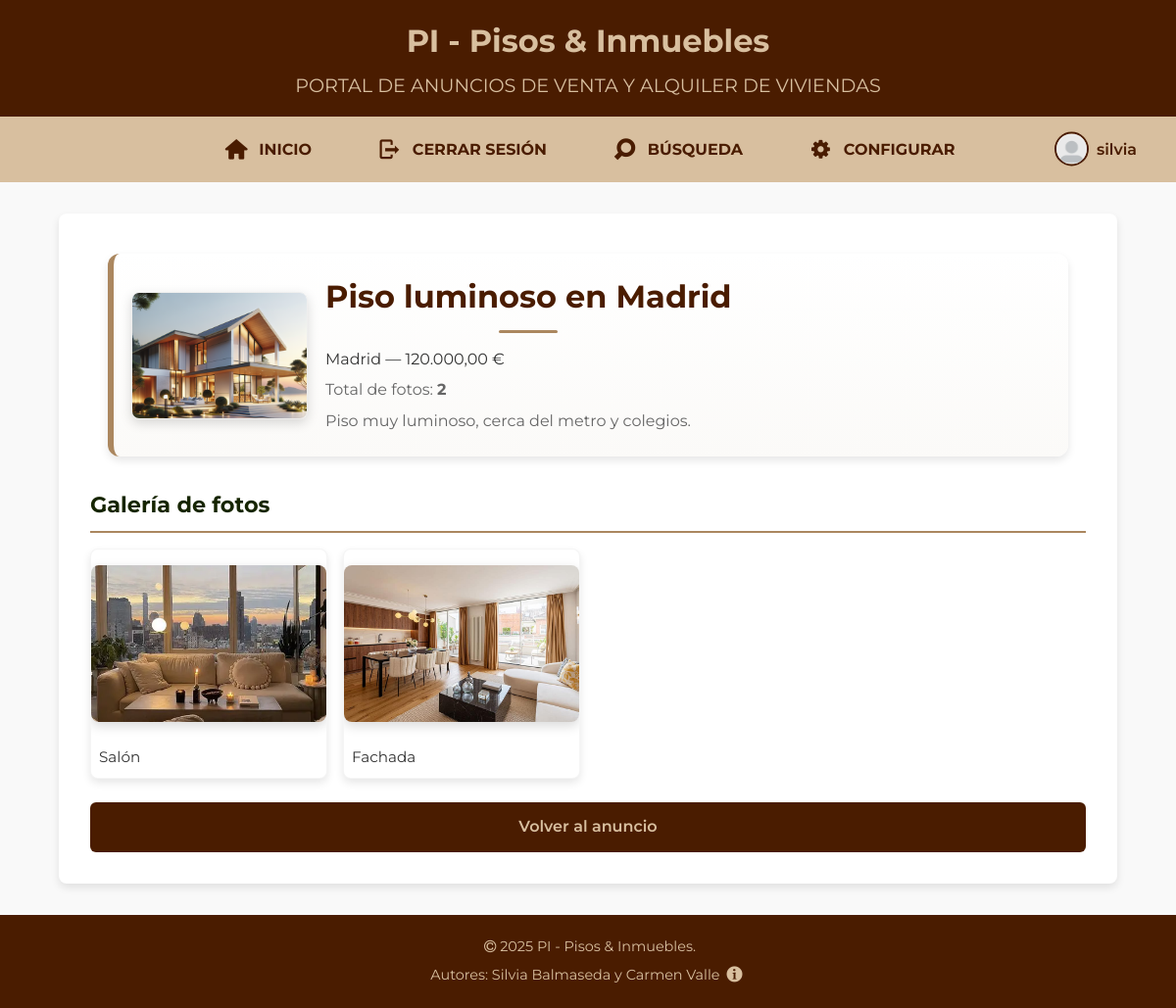
The page /ver_fotos.php?id=2001 (signed in) on the database its author committed.
### tables this page shows
CREATE TABLE `anuncios` (
  `IdAnuncio` int(11) NOT NULL,
  `TAnuncio` smallint(6) DEFAULT NULL,
  `TVivienda` smallint(6) DEFAULT NULL,
  `FPrincipal` varchar(200) DEFAULT NULL,
  `Alternativo` varchar(255) NOT NULL,
  `Titulo` varchar(255) DEFAULT NULL,
  `Precio` double(10,2) DEFAULT NULL,
  `Texto` text DEFAULT NULL,
  `Ciudad` varchar(100) DEFAULT NULL,
  `Pais` int(11) DEFAULT NULL,
  `Superficie` double(10,2) DEFAULT NULL,
  `NHabitaciones` int(11) DEFAULT NULL,
  `NBanyos` int(11) DEFAULT NULL,
  `Planta` int(11) DEFAULT NULL,
  `Anyo` int(11) DEFAULT NULL,
  `FRegistro` datetime DEFAULT NULL,
  `Usuario` int(11) DEFAULT NULL
);

CREATE TABLE `fotos` (
  `IdFoto` int(11) NOT NULL,
  `Titulo` varchar(200) DEFAULT NULL,
  `Foto` varchar(200) DEFAULT NULL,
  `Alternativo` varchar(255) NOT NULL,
  `Anuncio` int(11) NOT NULL
);

### includes/ver_fotos_common.php (called while the page is built, shortened)
<?php
$id = isset($_GET['id']) && ctype_digit($_GET['id']) ? intval($_GET['id']) : 0;
require_once __DIR__ . '/conexion.php';
try {
    $st = $conexion->prepare("SELECT a.IdAnuncio, a.Titulo, a.Texto, a.Precio, a.Ciudad, a.FRegistro, p.NomPais AS Pais, u.NomUsuario AS Usuario, a.FPrincipal
                              FROM Anuncios a
                              LEFT JOIN Paises p ON a.Pais = p.IdPaises
                              LEFT JOIN Usuarios u ON a.Usuario = u.IdUsuario
                              WHERE a.IdAnuncio = ? LIMIT 1");
    $st->execute([$id]);
    $vf_anuncio = $st->fetch(PDO::FETCH_ASSOC);
    if ($vf_anuncio) {
        $st2 = $conexion->prepare("SELECT IdFoto, Titulo, Foto, Alternativo FROM Fotos WHERE Anuncio = ? ORDER BY IdFoto ASC");
        $st2->execute([$id]);
        $vf_fotos = $st2->fetchAll(PDO::FETCH_ASSOC);
        $vf_total = count($vf_fotos);
    }
} catch (Exception $e) {
    $vf_anuncio = null;
    $vf_fotos = [];
    $vf_total = 0;
}

### includes/precio.php (called while the page is built, shortened)
<?php
if (!function_exists('resolve_image_url')) {
    function resolve_image_url($fotoCandidate) {
        $basename = basename($fotoCandidate);
        $pathRootImg = __DIR__ . '/../imagenes/' . $basename;
        $pathPractica = __DIR__ . '/../DAW/practica/imagenes/' . $basename;
        if (file_exists($pathPractica)) return 'DAW/practica/imagenes/' . $basename;
        return 'DAW/practica/imagenes/anuncio2.jpg';
    }
}
?>

### ver_fotos.php (the view, shortened to what this page needs)
<?php
require_once("cabecera.inc");
require_once("inicioLog.inc");
require_once __DIR__ . '/includes/ver_fotos_common.php';
require_once __DIR__ . '/includes/precio.php';
$anuncio = $vf_anuncio;
$fotos = $vf_fotos;
$totalFotos = $vf_total;
?>
<main>
    <section class="profile-box">
        <?php $fotoPrincipal = (function_exists('resolve_image_url') ? resolve_image_url($anuncio['FPrincipal']) : ($anuncio['FPrincipal'] ?: 'DAW/practica/imagenes/default-list.png')); ?>
        <div style="display:flex;gap:18px;align-items:center;">
            <img src="<?php echo htmlspecialchars($fotoPrincipal, ENT_QUOTES, 'UTF-8'); ?>" alt="<?php echo htmlspecialchars($anuncio['Titulo']); ?>" style="width:180px;height:130px;object-fit:cover;border-radius:8px;border:1px solid rgba(0,0,0,0.06);">
            <div>
                <h2 style="margin:0;color:var(--color-principal);"><?php echo htmlspecialchars($anuncio['Titulo']); ?></h2>
                <p style="margin:6px 0;color:var(--color-texto);"><?php echo htmlspecialchars($anuncio['Ciudad']); ?> — <?php echo isset($anuncio['Precio']) ? number_format((float)$anuncio['Precio'],2,',','.') . ' €' : '—'; ?></p>
                <p style="margin:6px 0;color:#666;">Total de fotos: <strong><?php echo $totalFotos; ?></strong></p>
                <p style="margin:6px 0;color:#666;"><?php echo htmlspecialchars(mb_strimwidth($anuncio['Texto'],0,200,'...')); ?></p>
            </div>
        </div>
    </section>
    <section style="max-width:1100px;margin:1rem auto;padding:0 1rem;">
        <h3>Galería de fotos</h3>
        <?php if (empty($fotos)): ?>
            <p>Este anuncio no contiene fotos.</p>
        <?php else: ?>
            <div class="galeria-fotos" style="display:grid;grid-template-columns:repeat(auto-fill,minmax(220px,1fr));gap:16px;">
                <?php foreach ($fotos as $foto):
                    $ruta = function_exists('resolve_image_url') ? resolve_image_url($foto['Foto']) : ($foto['Foto'] ?: 'DAW/practica/imagenes/default-list.png');
                ?>
                    <figure style="margin:0;background:#fff;border-radius:8px;overflow:hidden;border:1px solid rgba(0,0,0,0.04);box-shadow:var(--sombra);">
                        <img src="<?php echo htmlspecialchars($ruta, ENT_QUOTES, 'UTF-8'); ?>" alt="<?php echo htmlspecialchars($foto['Alternativo'] ?: $foto['Titulo']); ?>" style="width:100%;height:160px;object-fit:cover;display:block;">
                        <figcaption style="padding:8px;font-size:0.95rem;color:var(--color-texto);">
                            <?php echo htmlspecialchars($foto['Titulo'] ?: 'Foto'); ?>
                        </figcaption>
                    </figure>
                <?php endforeach; ?>
            </div>
        <?php endif; ?>
        <a href="anuncio.php?id=<?php echo $idAnuncio; ?>" class="btn">Volver al anuncio</a>
    </section>
</main>
<?php
require_once("pie.inc");
?>

### DAW/practica/css/general.css (style rules this page uses)
:root { --color-principal: #4a1c00; --color-secundario: #d8bf9f; --color-acento: #ab875f; --color-hover: #162500; --color-fondo: #f9f9f9; --color-texto: #333; --color-field: #fefaf5; --color-blanco: #fff; --radio-borde: 6px; --sombra: 0 4px 8px rgba(0, 0, 0, 0.1); --sombra-int: inset 0 0 5px rgba(0, 0, 0, 0.05); --fuente-base: 'Montserrat', 'Segoe UI', Tahoma, Geneva, Verdana, sans-serif; --tamano-base: 16px; --linea-base: 1.6; }
* { margin: 0; padding: 0; box-sizing: border-box; }
body { font-family: var(--fuente-base); font-size: var(--tamano-base); line-height: var(--linea-base); background-color: var(--color-fondo); color: var(--color-texto); }
a { color: var(--color-principal); text-decoration: none; }
main { max-width: 90%; margin: 2rem auto; padding: 1rem; background-color: var(--color-blanco); border-radius: 8px; box-shadow: var(--sombra); }
main h2 { color: var(--color-principal); font-size: 2rem; margin-bottom: 1rem; text-align: center; }
main h3 { color: var(--color-hover); font-size: 1.4rem; margin-top: 2rem; margin-bottom: 1rem; border-bottom: 2px solid var(--color-acento); padding-bottom: 0.5rem; }
main img { display: block; margin: 1rem auto; border-radius: 8px; box-shadow: 0 4px 12px rgba(0, 0, 0, 0.15); }
button, .btn { display: block; width: 100%; text-align: center; margin-top: 1.5rem; background-color: var(--color-principal); color: var(--color-secundario); padding: 0.8rem 0; border-radius: var(--radio-borde); font-weight: 600; font-size: 1rem; text-decoration: none; transition: background-color 0.3s ease, color 0.3s ease; }
section h2 { color: var(--color-hover); text-align: center; margin: 2rem auto 1.5rem; font-size: 1.8rem; position: relative; padding-bottom: 0.5rem; }
section h2::after { content: ""; display: block; width: 60px; height: 3px; background-color: var(--color-acento); margin: 0.5rem auto 0; border-radius: 2px; }

### DAW/practica/css/miperfil.css (style rules this page uses)
section { padding: 2rem; }
section h2 { text-align: center; color: var(--color-principal); font-size: 2rem; margin-bottom: 3rem; }
.profile-box { display: flex; align-items: center; gap: 20px; max-width: 980px; margin: 1.6rem auto; padding: 18px; background: linear-gradient(180deg, var(--color-blanco), #fbfaf8); border-radius: 12px; box-shadow: var(--sombra); border-left: 6px solid var(--color-acento); }

### DAW/practica/css/print-index.css (style rules this page uses)
* { box-shadow: none !important; text-shadow: none !important; }
body { font-family: Georgia, 'Times New Roman', serif; font-size: 12pt; line-height: 1.5; background-color: white; color: black; }
main { max-width: 100%; background-color: white !important; margin: 0; padding: 0; }
h2 { font-size: 16pt; color: #4a1c00 !important; margin-top: 20pt; margin-bottom: 10pt; border-bottom: 1pt solid #ab875f; padding-bottom: 5pt; page-break-after: avoid; }
h3 { font-size: 14pt; color: #4a1c00 !important; margin-top: 15pt; margin-bottom: 8pt; page-break-after: avoid; }
p { margin-bottom: 8pt; orphans: 3; widows: 3; }
a { color: #4a1c00 !important; text-decoration: underline; }
img { max-width: 100% !important; height: auto !important; page-break-inside: avoid; }
.btn { display: none !important; }
h2, h3, h4, h5, h6 { page-break-after: avoid; }
ul, ol, img, table, article, fieldset { page-break-inside: avoid; }
body::after { content: "Documento impreso el " attr(data-fecha); display: block; text-align: center; font-size: 9pt; font-style: italic; color: #666 !important; margin-top: 20pt; page-break-before: avoid; }

### DAW/practica/css/accesibilidad.css (style rules this page uses)
:root { --fuente-base: 'Montserrat', 'Segoe UI', Tahoma, Geneva, Verdana, sans-serif; --tamano-base: 20px; --linea-base: 1.9; }
body { font-family: var(--fuente-base); font-size: var(--tamano-base); line-height: var(--linea-base); }
main { font-size: 1.2rem; }
main h2 { font-size: 2.4rem; margin-bottom: 1.2rem; }
main h3 { font-size: 2rem; padding-bottom: 0.5rem; margin-top: 2rem; margin-bottom: 1rem; }
main p { font-size: 1.2rem; margin-bottom: 1rem; }
section h2 { font-size: 2.4rem; margin-bottom: 1.5rem; }
section h3 { font-size: 2rem; }
section p { font-size: 1.2rem; }
button, .btn { font-size: 1.4rem; padding: 1rem 1.5rem; }
a { font-size: 1.2rem; }

### rows shown on the page
anuncios: FPrincipal (picture), Titulo "Piso luminoso en Madrid", Ciudad "Madrid", Precio "120.000,00", Texto "Piso muy luminoso, cerca del metro y colegios."
fotos: Foto (picture), Titulo "Salón"
fotos: Foto (picture), Titulo "Fachada"

### other values the page prints
$_SESSION['usuario'] "silvia"
$totalFotos "2"
